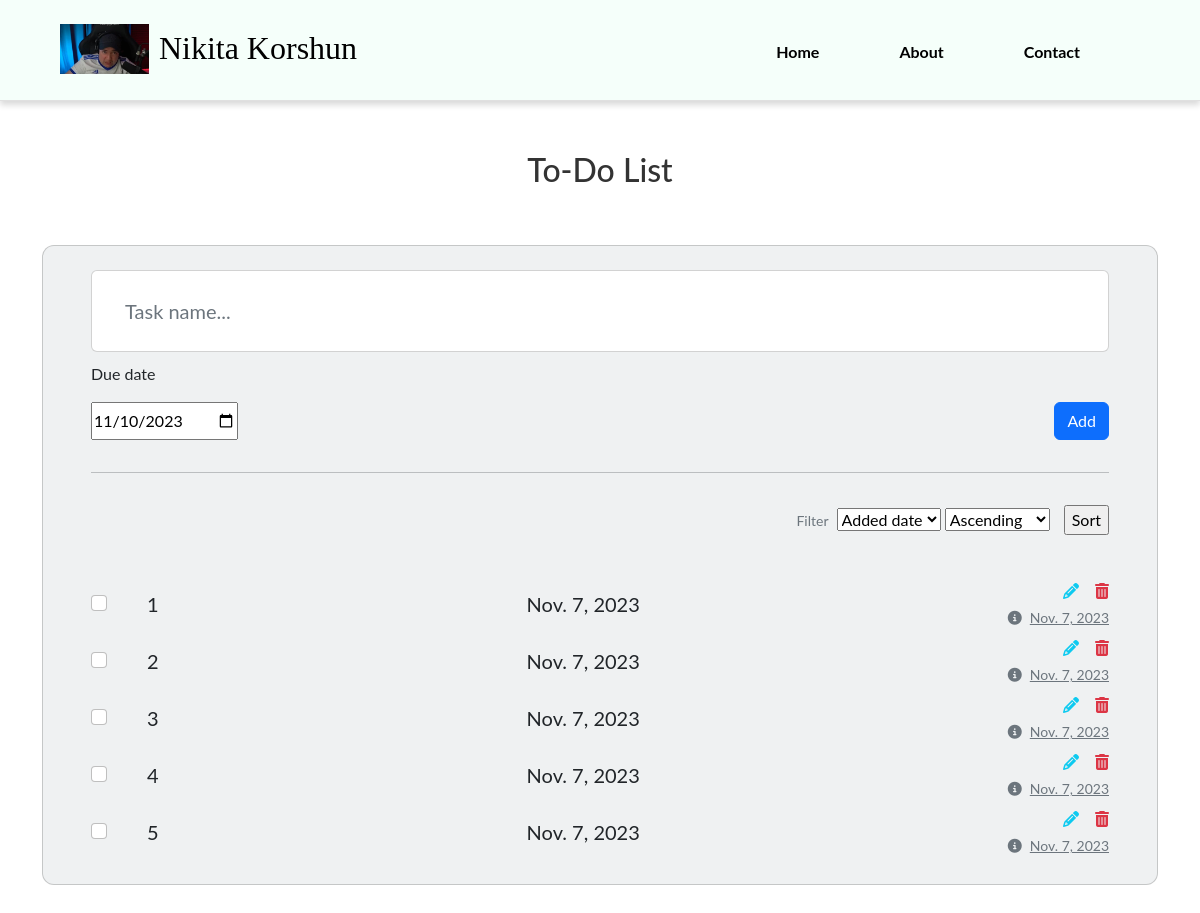
Screenshot of /todo with the database file from the repository.
### todo/models.py (models this page shows, shortened)
class Todo(models.Model):
    title = models.CharField(max_length=200)
    addDate = models.DateTimeField(null=True)
    dueDate = models.DateField(null=True)
    status = models.BooleanField(default=False)
    class Meta:
        verbose_name = "Todo"

### todo/views.py (the view)
# urls.py: path('todo',include('todo.urls')),
def todo(request, sort = 'addDate', order = 'asc'):
    sort_by = request.POST.get('sort', 'addDate')
    order_by = request.POST.get('order', 'asc')
    if request.method == 'POST':
        form = TodoForm(request.POST)
        if form.is_valid():
            form.save()
            return redirect('todo')
    form = TodoForm()
    if sort_by == 'addDate':
        if order_by == 'asc':
            todos = Todo.objects.all().order_by(f'id')
        else:
            todos = Todo.objects.all().order_by(f'-id')
    else:
        if order_by == 'asc':
            todos = Todo.objects.all().order_by(f'{sort_by}')
        else:
            todos = Todo.objects.all().order_by(f'-{sort_by}')
    data = {
        'form': form,
        'todos': todos,
        'sort_by': sort_by,
        'order_by': order_by
    }
    return render(request, 'todo/todo.html', data)

### todo/forms.py
class TodoForm(ModelForm):
    class Meta:
        model = Todo
        fields = ['title', 'addDate', 'dueDate', 'status']
        widgets = {
            'title': TextInput(attrs={
                'placeholder': 'Task name...',
                'class': 'form-control form-control-lg',
                'id': 'exampleFormControlInput1'
            }),
        }
    def __init__(self, *args, **kwargs):
        super(TodoForm, self).__init__(*args, **kwargs)
        self.fields['addDate'].widget = DateTimeInput(attrs={'type': 'date'}, format='%Y-%m-%d')
        self.fields['addDate'].initial = datetime.now().date()
        self.fields['dueDate'].widget = DateInput(attrs={'type': 'date'}, format='%Y-%m-%d')
        self.fields['dueDate'].initial = datetime.now()
        self.fields['status'].initial = False

### todo/templates/todo/todo.html (shortened to what this page needs)
{% extends 'main/base.html' %}
{% load static %}
{% block links %}
  <link rel="stylesheet" href="{% static 'todo/css/todo.css' %}">
{% endblock %}
{% block content %}
<div class="todoList">
  <h2>To-Do List</h2>
  <section class="vh-100">
    <div class="container py-5 h-100">
      <div class="row d-flex justify-content-center align-items-top h-100">
        <div class="col">
          <div class="card" id="list1" style="border-radius: .75rem; background-color: #eff1f2;">
            <div class="card-body py-4 px-4 px-md-5">
              <form method="post">
                <div class="pb-2">
                  <div class="card">
                    <div class="card-body">
                      <div class="d-flex flex-row align-items-center">
                        {{ form.title }}
                      </div>
                    </div>
                  </div>
                        <p style="margin-top: 10px;">Due date</p>
                        <div style="display: flex; justify-content: space-between">
                             {{ form.dueDate }}
                            <button type="submit" class="btn btn-primary">Add</button>
                        </div>
                </div>
              </form>
              <hr class="my-4">
              <div class="d-flex justify-content-end align-items-center mb-4 pt-2 pb-3">
                <p class="small mb-0 me-2 text-muted">Filter</p>
                  <form action="{% url 'todo' %}" method="post">
                          <select name="sort">
                            <option {% if sort_by == 'addDate' %} selected {% endif %}value="addDate">Added date</option>
                          </select>
                          <select name="order">
                            <option {% if order_by == 'asc' %} selected {% endif %} value="asc">Ascending</option>
                          </select>
                        <input type="submit" value="Sort" style="margin-left: 10px;"/>
                  </form>
              </div>
                {% if todos %}
                  {% for todo in todos %}
                    <ul class="list-group list-group-horizontal rounded-0 bg-transparent">
                      <li class="list-group-item d-flex align-items-center ps-0 pe-3 py-1 rounded-0 border-0 bg-transparent">
                        <div class="form-check">
                                <form action="{% url 'update_todo_status' pk=todo.id %}" method="post">
                                  <input class="form-check-input myCheckbox" type="checkbox" value=""
                                         id="myCheckbox-{{ todo.id }}" aria-label="..."
                                         data-todo-id="{{ todo.id }}"
                                         onclick="handleCheckboxChange(this)">
                                </form>
                        </div>
                      </li>
                      <li class="list-group-item px-3 py-1 d-flex align-items-center flex-grow-1 border-0 bg-transparent">
                        <p class="lead fw-normal mb-0">{{ todo.title }}</p>
                      </li>
                    {% if todo.dueDate %}
                      <li class="list-group-item px-3 py-1 d-flex align-items-center flex-grow-1 border-0 bg-transparent">
                        <p class="lead fw-normal mb-0">{{ todo.dueDate }}</p>
                      </li>
                    {% endif %}
                      <li class="list-group-item ps-3 pe-0 py-1 rounded-0 border-0 bg-transparent">
                        <div class="d-flex flex-row justify-content-end mb-1">
                          <a href="{% url 'editTodo' pk=todo.id %}" class="text-info" data-mdb-toggle="tooltip" title="Edit todo">
                            <i class="fas fa-pencil-alt me-3"></i>
                          </a>
                          <a href="{% url 'deleteTodo' todo.id %}" class="text-danger" data-mdb-toggle="tooltip" title="Delete todo">
                            <i class="fas fa-trash-alt"></i>
                          </a>
                        </div>
                        <div class="text-end text-muted">
                          <a href="#!" class="text-muted" data-mdb-toggle="tooltip" title="Created date">
                            <p class="small mb-0"><i class="fas fa-info-circle me-2"></i>{{ todo.addDate|date:"M. j, Y" }}</p>
                          </a>
                        </div>
                      </li>
                    </ul>
                  {% endfor %}
                {% else %}
                  <p>No todos</p>
                {% endif %}
            </div>
          </div>
        </div>
      </div>
    </div>
</section>
</div>
{% endblock %}

### main/templates/main/base.html (shortened to what this page needs)
{% load static %}
<!DOCTYPE html>
<html lang="en">
<head>
    <link rel="stylesheet" href="https://cdn.jsdelivr.net/npm/bootstrap@5.2.3/dist/css/bootstrap.min.css">
    <link rel="stylesheet" href="{% static 'main/css/style.css' %}">
    <link rel="stylesheet" href="https://use.fontawesome.com/releases/v6.4.2/css/all.css">
    {% block links %}{% endblock %}
</head>
<body>
    <header class="header">
        <div style="display: flex; flex-direction: row">
            <img src="{% static 'main/img/image.jpg' %}" height="50" alt="Korshun">
            <h2 style="margin-top: 5px; user-select: none">Nikita Korshun</h2>
        </div>
         <ul class="header-nav">
            <a href="{% url 'home' %}"><li>Home</li></a>
            <a href="{% url 'about' %}"><li>About</li></a>
            <a href="{% url 'contact' %}"><li>Contact</li></a>
         </ul>
    </header>
    {% block content %}
    {% endblock %}
</body>
</html>

### main/static/main/css/style.css (style rules this page uses)
body { font-family: 'Lato', sans-serif; }
.header { display: flex; align-items: center; padding: 10px; background-color: #F5FFFA; justify-content: space-between; border-bottom: 1px solid #e0e0e0; box-shadow: 0 4px 6px rgba(0, 0, 0, 0.15); }
.header h2 { color: black; font-weight: inherit; font-family: "Cascadia Mono"; }
.header img { margin-right: 10px; margin-left: 50px; }
.header-nav { display: flex; flex-direction: row; margin-right: 50px; }
.header-nav li { padding: 10px 20px; background: transparent; border-radius: 20px; }
.header-nav li, .header-nav a { color: black; margin-top: 10px; margin-right: 20px; transition: all .3s ease; text-decoration: none; list-style: none; font-weight: bold; }
h2 { color: #333; }

### main/static/todo/css/todo.css (style rules this page uses)
.todoList h2 { margin-top: 50px; text-align: center; }
#list1 .form-control { border-color: transparent; }

### rows the page displays
Todo: title "1", dueDate "Nov. 7, 2023", addDate "Nov. 7, 2023"
Todo: title "2", dueDate "Nov. 7, 2023", addDate "Nov. 7, 2023"
Todo: title "3", dueDate "Nov. 7, 2023", addDate "Nov. 7, 2023"
Todo: title "4", dueDate "Nov. 7, 2023", addDate "Nov. 7, 2023"
Todo: title "5", dueDate "Nov. 7, 2023", addDate "Nov. 7, 2023"
